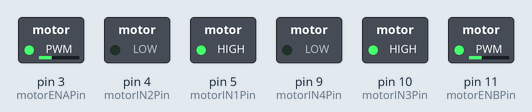
Simulated run of this sketch. Board: Arduino Uno, built with avr-gcc and run on an emulated ATmega328P. Parts: switched loads named in the sketch (green lamp = pin HIGH). What the sketch prints to the serial monitor is not drawn.

Above: at 0.1 s.
Timing chart, 0 to 1.6 s (numbered marks = the images above):
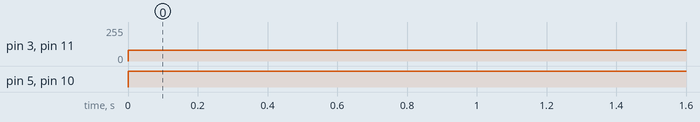

Measured:
- by itself, pin 3 (motorENAPin), pin 11 (motorENBPin): 0/255 → 80/255 at 0.00 s
- by itself, pin 5 (motorIN1Pin), pin 10 (motorIN3Pin): LOW → HIGH at 0.00 s

The sketch:

motor.ino
```cpp
/*
  Description:
    Turn on motor at the specified speed
*/

#define motorIN1Pin 5  // IN1
#define motorIN2Pin 4  // IN2
#define motorIN3Pin 10  // IN3
#define motorIN4Pin 9 // IN4
#define motorENAPin 3  // ENA
#define motorENBPin 11 // ENB

void MotorSetup() {
  pinMode(motorIN3Pin, OUTPUT);  // Right Back
  pinMode(motorIN4Pin, OUTPUT);  // Right Front
  pinMode(motorIN1Pin, OUTPUT);  // Left  Back
  pinMode(motorIN2Pin, OUTPUT);  // Left  Front
  pinMode(motorENAPin, OUTPUT);  // Left  PWM
  pinMode(motorENBPin, OUTPUT);  // Right PWM
}

void MotorSetSpeed(int s) {
  int speedL, speedR;
  speedL = speedR = s;
  speedL = speedR * 1.05;
  if (s == 0) {
    digitalWrite(motorIN1Pin, HIGH);
    digitalWrite(motorIN2Pin, HIGH);
    digitalWrite(motorIN3Pin, HIGH);
    digitalWrite(motorIN4Pin, HIGH);
    digitalWrite(motorENBPin, LOW);
    digitalWrite(motorENAPin, LOW);
    Serial.println("Motor Stopped");
  } else {
    digitalWrite(motorIN1Pin,LOW);      // Set direction
    digitalWrite(motorIN2Pin,HIGH);     // Set direction
    digitalWrite(motorIN3Pin,LOW);      // Set direction
    digitalWrite(motorIN4Pin,HIGH);     // Set direction
    analogWrite(motorENAPin,speedL);         // Control speed with PWM
    analogWrite(motorENBPin,speedR);         // Control speed with PWM
    Serial.print("Motor speed set to: ");
    Serial.println(s);
  }
}
void reverse()
{
    int speedL, speedR;
    speedL = speedR = 80;
    digitalWrite(motorIN1Pin,HIGH);      // Set direction
    digitalWrite(motorIN2Pin,LOW);     // Set direction
    digitalWrite(motorIN3Pin,HIGH);      // Set direction
    digitalWrite(motorIN4Pin,LOW);     // Set direction
    analogWrite(motorENAPin,speedL);         // Control speed with PWM
    analogWrite(motorENBPin,speedR);         // Control speed with PWM
    Serial.print("Motor speed set to: ");
    Serial.println(speedL);
}
void left()
{
    int speedL, speedR;
    speedL = speedR = 50;
    digitalWrite(motorIN1Pin,LOW);      // Set direction
    digitalWrite(motorIN2Pin,HIGH);     // Set direction
    digitalWrite(motorIN3Pin,LOW);      // Set direction
    digitalWrite(motorIN4Pin,LOW);     // Set direction
    analogWrite(motorENAPin,speedL);         // Control speed with PWM
    analogWrite(motorENBPin,speedR);         // Control speed with PWM
    Serial.print("Motor speed set to: ");
    Serial.println(speedL);
}

void setup() {
  // put your setup code here, to run once:
  Serial.begin (9600);
  MotorSetup();
}

void loop() {
  // Change motor speed below
  for (int i=0; i <= 255; i++){
    reverse();
    delay(100);
  }
}
```
